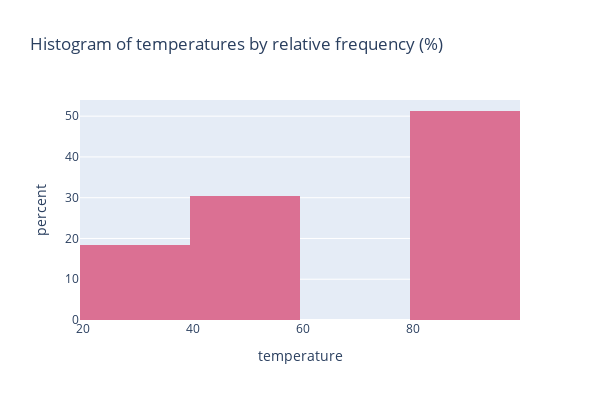

Source (notebook cell):
### Markdown cell above
#### Histogram of temperatures by relative frequency (%)

### Code cell
fig = px.histogram(
  data,
  x="temperature",
  title="Histogram of temperatures by relative frequency (%)",
  nbins=3,
  width=600,
  height=400,
  color_discrete_sequence = ['#db7093'],
  histnorm='percent'
)

fig.show()

### Figure 1 — Plotly figure (JSON) as saved in the notebook; plotly's stock layout.template omitted (floating-point values rounded to 4 significant figures; data arrays with more than 128 entries replaced by an {"elided": "..."} marker saying what was removed)
{"data": [{"alignmentgroup": "True", "bingroup": "x", "histnorm": "percent", "hovertemplate": "temperature=%{x}<br>percent=%{y}<extra></extra>", "legendgroup": "", "marker": {"color": "#db7093", "pattern": {"shape": ""}}, "name": "", "nbinsx": 3, "offsetgroup": "", "orientation": "v", "showlegend": false, "type": "histogram", "x": {"elided": "12568 int values"}, "xaxis": "x", "yaxis": "y"}], "layout": {"barmode": "relative", "height": 400, "legend": {"tracegroupgap": 0}, "title": {"text": "Histogram of temperatures by relative frequency (%)"}, "width": 600, "xaxis": {"anchor": "y", "domain": [0, 1], "title": {"text": "temperature"}}, "yaxis": {"anchor": "x", "domain": [0, 1], "title": {"text": "percent"}}}}
